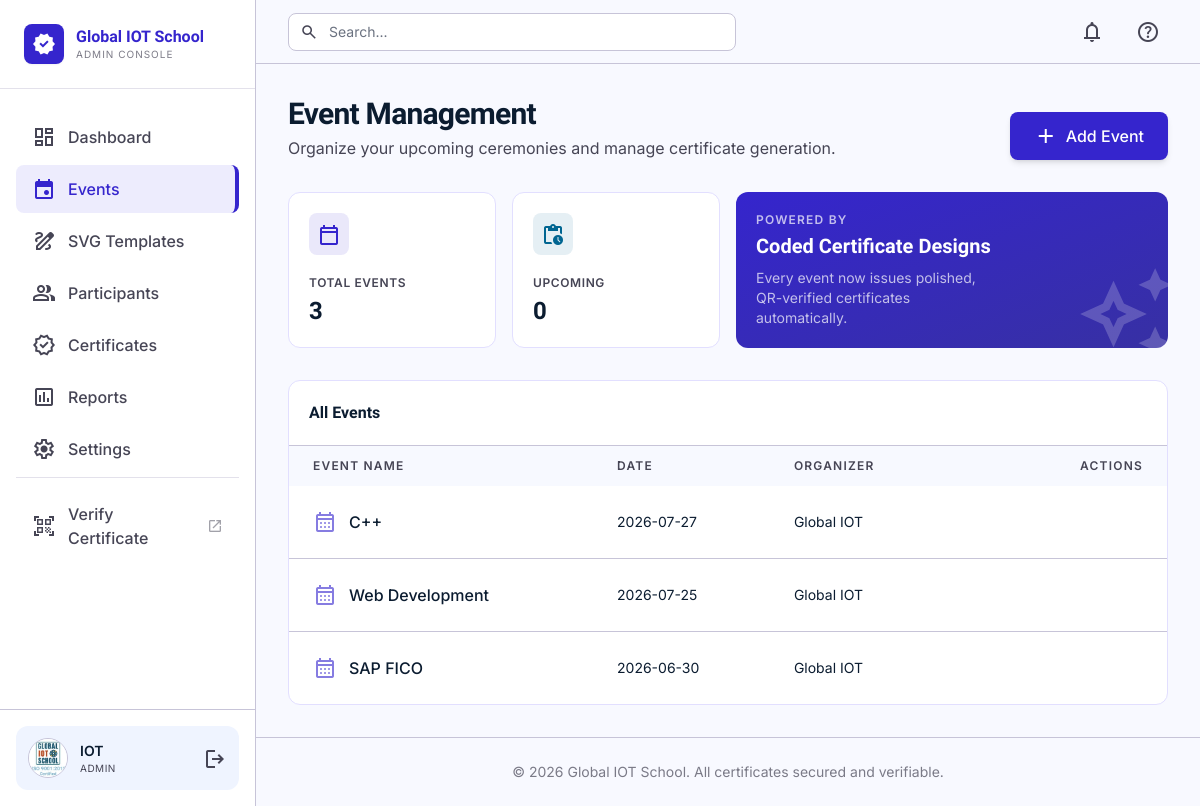
The app's page /events (signed in) with its own data.
### tables this page shows
CREATE TABLE admins(

    id INTEGER PRIMARY KEY AUTOINCREMENT,

    username TEXT NOT NULL,

    email TEXT NOT NULL,

    password TEXT NOT NULL,

    profile_pic TEXT,

    created_at TEXT

);

CREATE TABLE events(

    id INTEGER PRIMARY KEY AUTOINCREMENT,

    event_name TEXT NOT NULL,

    event_date TEXT,

    organizer TEXT,

    venue TEXT,

    description TEXT,

    template_name TEXT,

    status TEXT,

    created_at TEXT

, template_id INTEGER);

### routes/events.py (the view)
@events_bp.route("/events")
@login_required
def events():
    event_list = get_all_events()
    today_str = datetime.now().strftime("%Y-%m-%d")
    upcoming_count = sum(1 for e in event_list if e["event_date"] >= today_str)
    return render_template(
        "events.html",
        events=event_list,
        total_events=len(event_list),
        upcoming_count=upcoming_count
    )

### app.py (called while the page is built)
@app.before_request
def load_logged_in_admin():
    admin_id = session.get("admin_id")
    g.admin = get_admin_by_id(admin_id) if admin_id else None

### database/db.py (called while the page is built)
def get_connection():
    conn = sqlite3.connect(DATABASE)
    conn.row_factory = sqlite3.Row
    return conn

### database/models.py (called while the page is built)
def get_all_events():
    conn = get_connection()
    cursor = conn.cursor()
    cursor.execute("SELECT * FROM events ORDER BY event_date DESC")
    events = cursor.fetchall()
    conn.close()
    return events

def get_admin_by_id(admin_id):
    conn = get_connection()
    cursor = conn.cursor()
    cursor.execute("SELECT * FROM admins WHERE id=?", (admin_id,))
    admin = cursor.fetchone()
    conn.close()
    return admin

### templates/events.html (shortened to what this page needs)
{% extends "layouts/base.html" %}
{% block content %}
<div class="flex justify-between items-end mb-8">
    <div>
        <h1 class="text-3xl font-heading font-bold text-on-surface tracking-tight">Event Management</h1>
        <p class="text-on-surface-variant mt-1">Organize your upcoming ceremonies and manage certificate generation.</p>
    </div>
    <a href="{{ url_for('events.add_event') }}"
       class="flex items-center gap-2 bg-primary text-on-primary px-6 py-3 rounded-lg font-medium hover:bg-primary-container transition-all shadow-md active:scale-95">
        <span class="material-symbols-outlined">add</span>
        Add Event
    </a>
</div>
<div class="grid grid-cols-12 gap-4 mb-8">
    <div class="col-span-12 md:col-span-3 bento-card p-5 rounded-xl flex flex-col justify-between">
        <div class="p-2 bg-primary/10 rounded-lg w-fit text-primary">
            <span class="material-symbols-outlined">calendar_today</span>
        </div>
        <div class="mt-4">
            <span class="block text-xs font-semibold text-on-surface-variant uppercase tracking-wider">Total Events</span>
            <span class="block text-2xl font-heading font-bold text-on-surface mt-1">{{ total_events }}</span>
        </div>
    </div>
    <div class="col-span-12 md:col-span-3 bento-card p-5 rounded-xl flex flex-col justify-between">
        <div class="p-2 bg-secondary/10 rounded-lg w-fit text-secondary">
            <span class="material-symbols-outlined">pending_actions</span>
        </div>
        <div class="mt-4">
            <span class="block text-xs font-semibold text-on-surface-variant uppercase tracking-wider">Upcoming</span>
            <span class="block text-2xl font-heading font-bold text-on-surface mt-1">{{ upcoming_count }}</span>
        </div>
    </div>
    <div class="col-span-12 md:col-span-6 rounded-xl bg-gradient-to-br from-primary to-indigo-800 text-white p-5 flex items-center justify-between overflow-hidden relative">
        <div class="relative z-10">
            <span class="block text-xs font-semibold text-white/70 uppercase tracking-widest">Powered by</span>
            <span class="block text-xl font-heading font-bold mt-1">Coded Certificate Designs</span>
            <p class="text-sm text-white/70 mt-2 max-w-[240px]">Every event now issues polished, QR-verified certificates automatically.</p>
        </div>
        <span class="material-symbols-outlined text-[100px] opacity-20 absolute -right-2 -bottom-4">auto_awesome</span>
    </div>
</div>
<div class="bento-card rounded-xl overflow-hidden">
    <div class="p-5 border-b border-outline-variant flex justify-between items-center">
        <h2 class="font-heading font-semibold text-on-surface">All Events</h2>
    </div>
    <div class="overflow-x-auto">
        <table class="w-full text-left border-collapse">
            <thead>
                <tr class="bg-surface-container-low/50">
                    <th class="px-6 py-3 text-xs font-semibold uppercase tracking-widest text-on-surface-variant">Event Name</th>
                    <th class="px-6 py-3 text-xs font-semibold uppercase tracking-widest text-on-surface-variant">Date</th>
                    <th class="px-6 py-3 text-xs font-semibold uppercase tracking-widest text-on-surface-variant">Organizer</th>
                    <th class="px-6 py-3 text-xs font-semibold uppercase tracking-widest text-on-surface-variant text-right">Actions</th>
                </tr>
            </thead>
            <tbody class="divide-y divide-outline-variant">
                {% for event in events %}
                <tr class="hover:bg-surface-container-low/50 transition-colors group">
                    <td class="px-6 py-4">
                        <div class="flex items-center gap-3">
                            <span class="material-symbols-outlined text-primary/60">calendar_month</span>
                            <span class="font-medium text-on-surface">{{ event["event_name"] }}</span>
                        </div>
                    </td>
                    <td class="px-6 py-4 text-sm text-on-surface">{{ event["event_date"] }}</td>
                    <td class="px-6 py-4 text-sm text-on-surface">{{ event["organizer"] }}</td>
                    <td class="px-6 py-4 text-right">
                    </td>
                </tr>
                {% else %}
                <tr>
                    <td colspan="4" class="px-6 py-10 text-center text-on-surface-variant">
                        No events yet. Click "Add Event" to create your first one.
                    </td>
                </tr>
                {% endfor %}
            </tbody>
        </table>
    </div>
</div>
{% endblock %}

### templates/layouts/base.html (shortened to what this page needs)
<!DOCTYPE html>
<html lang="en">
<head>
<script src="https://cdn.tailwindcss.com?plugins=forms,container-queries"></script>
</head>
<body class="bg-surface text-on-surface font-body">
<aside class="fixed left-0 top-0 h-full w-64 bg-surface-container-lowest border-r border-outline-variant flex flex-col z-50">
    <div class="p-6 flex items-center gap-3 border-b border-outline-variant/50">
        <div class="w-10 h-10 bg-primary flex items-center justify-center rounded-lg shadow-sm">
            <span class="material-symbols-outlined text-white" style="font-variation-settings: 'FILL' 1;">verified</span>
        </div>
        <div class="flex flex-col">
            <span class="font-heading font-bold text-primary leading-tight">Global IOT School</span>
            <span class="text-[10px] uppercase tracking-widest text-on-surface-variant/70">Admin Console</span>
        </div>
    </div>
    <nav class="flex-1 px-4 py-6 space-y-1 overflow-y-auto">
        {% set nav_items = [
            ("dashboard", "dashboard", "Dashboard"),
            ("events.events", "event", "Events"),
            ("templates.templates_list", "draw", "SVG Templates"),
            ("participants.participants_list", "group", "Participants"),
            ("certificates_gen.certificates_list", "verified", "Certificates"),
            ("reports", "assessment", "Reports"),
            ("settings", "settings", "Settings")
        ] %}
        {% for endpoint, icon, label in nav_items %}
        <a href="{{ url_for(endpoint) }}"
           class="flex items-center gap-3 px-4 py-3 rounded-lg font-medium transition-colors
                  {% if request.endpoint == endpoint %}
                      text-primary bg-primary-container/10 border-r-4 border-primary
                  {% else %}
                      text-on-surface-variant hover:text-primary hover:bg-surface-container-low
                  {% endif %}">
            <span class="material-symbols-outlined" {% if request.endpoint == endpoint %}style="font-variation-settings: 'FILL' 1;"{% endif %}>{{ icon }}</span>
            <span>{{ label }}</span>
        </a>
        {% endfor %}
        <div class="pt-3 mt-3 border-t border-outline-variant/50">
            <a href="{{ url_for('verify.verify_search') }}" target="_blank" rel="noopener"
               class="flex items-center gap-3 px-4 py-3 rounded-lg font-medium text-on-surface-variant hover:text-primary hover:bg-surface-container-low transition-colors">
                <span class="material-symbols-outlined">qr_code_scanner</span>
                <span>Verify Certificate</span>
                <span class="material-symbols-outlined text-[16px] ml-auto opacity-50">open_in_new</span>
            </a>
        </div>
    </nav>
    {% if g.admin %}
    <div class="p-4 border-t border-outline-variant">
        <div class="flex items-center gap-3 p-3 rounded-xl bg-surface-container-low">
            {% if g.admin["profile_pic"] %}
            <img src="{{ url_for('static', filename='uploads/' + g.admin['profile_pic']) }}"
                class="w-10 h-10 rounded-full object-cover border border-outline-variant">
            {% else %}
            <div class="w-10 h-10 rounded-full bg-primary/10 text-primary flex items-center justify-center font-bold">
                {{ g.admin["username"][0] | upper }}
            </div>
            {% endif %}
            <div class="flex-1 overflow-hidden">
                <p class="text-sm font-semibold truncate">{{ g.admin["username"] }}</p>
                <p class="text-[10px] text-on-surface-variant uppercase tracking-wider">Admin</p>
            </div>
            <a href="{{ url_for('auth.logout') }}" class="text-on-surface-variant hover:text-error transition-colors" title="Logout">
                <span class="material-symbols-outlined">logout</span>
            </a>
        </div>
    </div>
    {% endif %}
</aside>
<div class="ml-64 min-h-screen flex flex-col">
    <header class="sticky top-0 z-40 h-16 bg-surface-bright border-b border-outline-variant px-8 flex justify-between items-center">
        <div class="flex-1 flex items-center">
            <div class="relative w-full max-w-md">
                <span class="material-symbols-outlined absolute left-3 top-1/2 -translate-y-1/2 text-on-surface-variant text-lg">search</span>
                <input class="w-full bg-surface-container-lowest border border-outline-variant rounded-lg pl-10 pr-4 py-2 text-sm focus:outline-none focus:ring-2 focus:ring-primary/20 focus:border-primary transition-all"
                       placeholder="Search..." type="text">
            </div>
        </div>
        <div class="flex items-center gap-4">
            <button class="p-2 text-on-surface-variant hover:text-primary transition-colors">
                <span class="material-symbols-outlined">notifications</span>
            </button>
            <button class="p-2 text-on-surface-variant hover:text-primary transition-colors">
                <span class="material-symbols-outlined">help</span>
            </button>
        </div>
    </header>
    <main class="p-8 max-w-[1280px] mx-auto w-full flex-1">
        {% block content %}{% endblock %}
    </main>
    <footer class="mt-auto px-8 py-6 border-t border-outline-variant text-center">
        <p class="text-sm text-on-surface-variant opacity-70">© 2026 Global IOT School. All certificates secured and verifiable.</p>
    </footer>
</div>
</body>
</html>

### templates/layouts/base.html (style rules this page uses)
.material-symbols-outlined { font-variation-settings: 'FILL' 0, 'wght' 400, 'GRAD' 0, 'opsz' 24; vertical-align: middle; }
.bento-card { background: #ffffff; border: 1px solid #e2dfff; transition: all 0.2s ease; }

### records on screen
admins: profile_pic (picture), admin.username "IOT"
events: event_name "C++", event_date "2026-07-27", organizer "Global IOT"
events: event_name "Web Development", event_date "2026-07-25", organizer "Global IOT"
events: event_name "SAP FICO", event_date "2026-06-30", organizer "Global IOT"

### other values on screen
{{ label }} "Dashboard" "Events" "SVG Templates" "Participants" "Certificates" "Reports" "Settings"
{{ total_events }} "3"
{{ upcoming_count }} "0"
